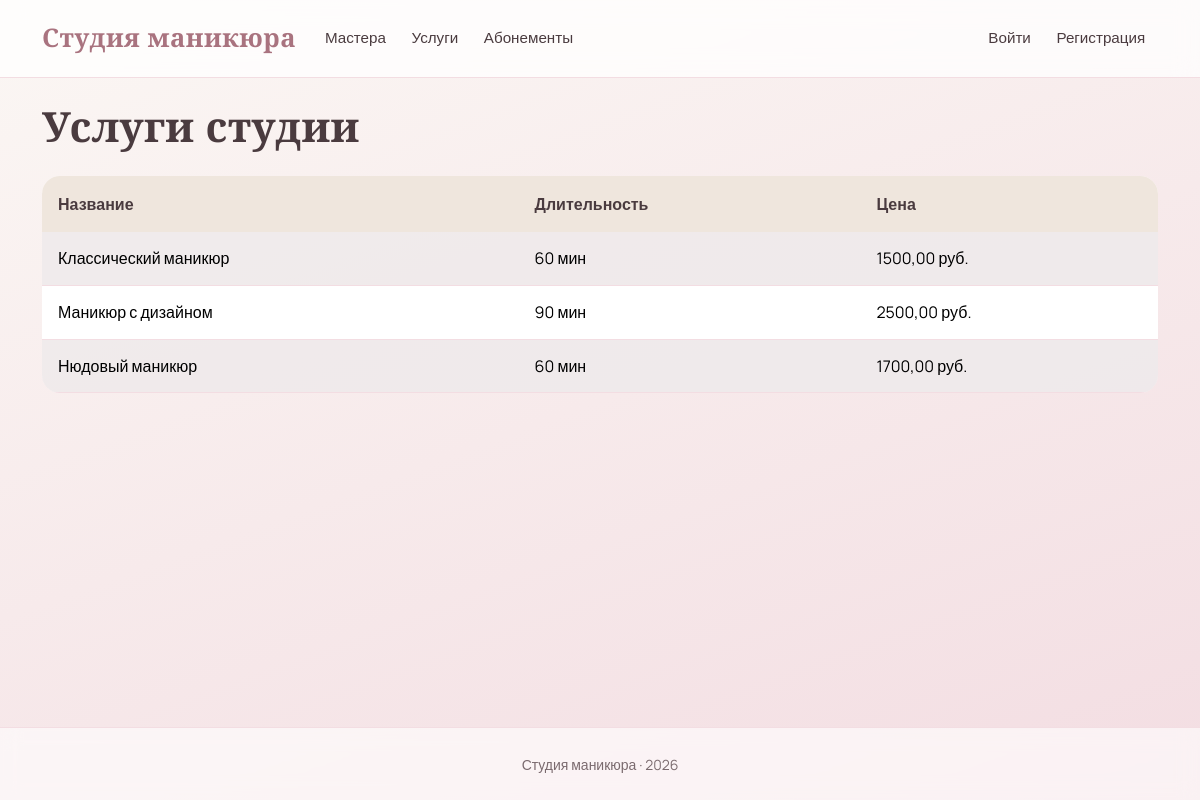
Page /services/ on the committed database.
### catalog/models.py (models this page shows, shortened)
class Service(models.Model):
    name = models.CharField('Название', max_length=150)
    description = models.TextField('Описание', blank=True)
    duration_minutes = models.PositiveIntegerField('Длительность (мин)')
    price = models.DecimalField('Цена, руб.', max_digits=10, decimal_places=2)
    class Meta:
        verbose_name = 'Услуга'
        verbose_name_plural = 'Услуги'
        ordering = ['name']

### catalog/views.py (the view)
# urls.py: path('services/', views.service_list, name='service_list'),
def service_list(request):
    services = Service.objects.all()
    return render(request, 'catalog/service_list.html', {'services': services})

### templates/catalog/service_list.html (shortened to what this page needs)
{% extends 'base.html' %}
{% block content %}
<h1 class="mb-4">Услуги студии</h1>
<table class="table table-striped">
    <thead>
        <tr>
            <th>Название</th>
            <th>Длительность</th>
            <th>Цена</th>
        </tr>
    </thead>
    <tbody>
        {% for service in services %}
            <tr>
                <td>{{ service.name }}</td>
                <td>{{ service.duration_minutes }} мин</td>
                <td>{{ service.price }} руб.</td>
            </tr>
        {% empty %}
            <tr><td colspan="3" class="text-muted">Услуги пока не добавлены.</td></tr>
        {% endfor %}
    </tbody>
</table>
{% endblock %}

### static/css/style.css (style rules this page uses)
:root { --cream: #FBF7F4; --blush: #F3DDE2; --rose: #E8B4BC; --rose-deep: #C98A98; --mauve: #A9737F; --beige: #EFE6DD; --beige-warm: #E5D5C5; --ink: #4A3B3F; --ink-soft: #7A6A6E; --white: #FFFFFF; --shadow-soft: 0 10px 40px rgba(169, 115, 127, 0.12); --shadow-card: 0 4px 24px rgba(169, 115, 127, 0.10); --shadow-hover: 0 16px 48px rgba(169, 115, 127, 0.20); --radius: 18px; --radius-sm: 12px; }
html, body { height: 100%; }
body { display: flex; flex-direction: column; min-height: 100vh; margin: 0; font-family: 'Manrope', sans-serif; color: var(--ink); background: linear-gradient(160deg, var(--cream) 0%, var(--blush) 100%); background-attachment: fixed; }
h1, h2, h3, h4, h5, .display-4 { font-family: 'Cormorant Garamond', serif; font-weight: 600; color: var(--ink); letter-spacing: 0.3px; }
h1 { font-size: 2.6rem; }
.table { background: rgba(255, 255, 255, 0.85); border-radius: var(--radius); overflow: hidden; }
.table thead th { background: var(--beige); color: var(--ink); font-weight: 600; border: none; padding: 1rem; }
.table tbody td { padding: 0.9rem 1rem; vertical-align: middle; border-color: var(--blush); }
.table-striped tbody tr:nth-of-type(odd) td { background: rgba(243, 221, 226, 0.18); }

### rows in the picture
Service: name "Классический маникюр", duration_minutes "60", price "1500,00"
Service: name "Маникюр с дизайном", duration_minutes "90", price "2500,00"
Service: name "Нюдовый маникюр", duration_minutes "60", price "1700,00"
